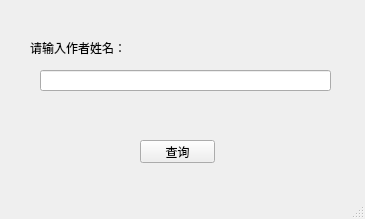
<?xml version="1.0" encoding="UTF-8"?>
<ui version="4.0">
 <class>QueryAuthorWindow</class>
 <widget class="QMainWindow" name="QueryAuthorWindow">
  <property name="geometry">
   <rect>
    <x>0</x>
    <y>0</y>
    <width>365</width>
    <height>219</height>
   </rect>
  </property>
  <property name="windowTitle">
   <string>MainWindow</string>
  </property>
  <widget class="QWidget" name="centralwidget">
   <widget class="QLabel" name="label">
    <property name="geometry">
     <rect>
      <x>30</x>
      <y>40</y>
      <width>161</width>
      <height>16</height>
     </rect>
    </property>
    <property name="text">
     <string>请输入作者姓名：</string>
    </property>
   </widget>
   <widget class="QLineEdit" name="et_author">
    <property name="geometry">
     <rect>
      <x>40</x>
      <y>70</y>
      <width>291</width>
      <height>21</height>
     </rect>
    </property>
   </widget>
   <widget class="QPushButton" name="btn_queryauthor">
    <property name="geometry">
     <rect>
      <x>140</x>
      <y>140</y>
      <width>75</width>
      <height>23</height>
     </rect>
    </property>
    <property name="text">
     <string>查询</string>
    </property>
   </widget>
  </widget>
  <widget class="QMenuBar" name="menubar">
   <property name="geometry">
    <rect>
     <x>0</x>
     <y>0</y>
     <width>365</width>
     <height>23</height>
    </rect>
   </property>
  </widget>
  <widget class="QStatusBar" name="statusbar"/>
 </widget>
 <resources/>
 <connections/>
</ui>
